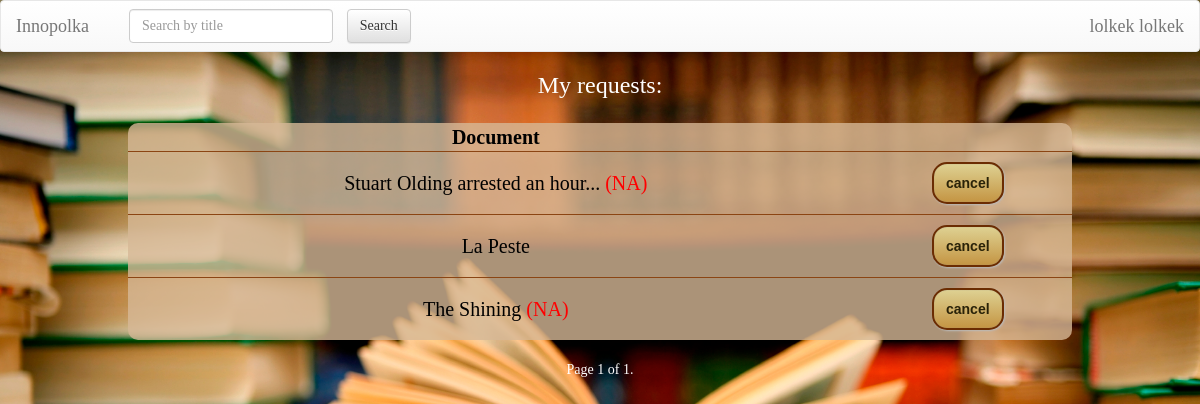
/requests/ (signed in), run on an earlier commit of the app's database.
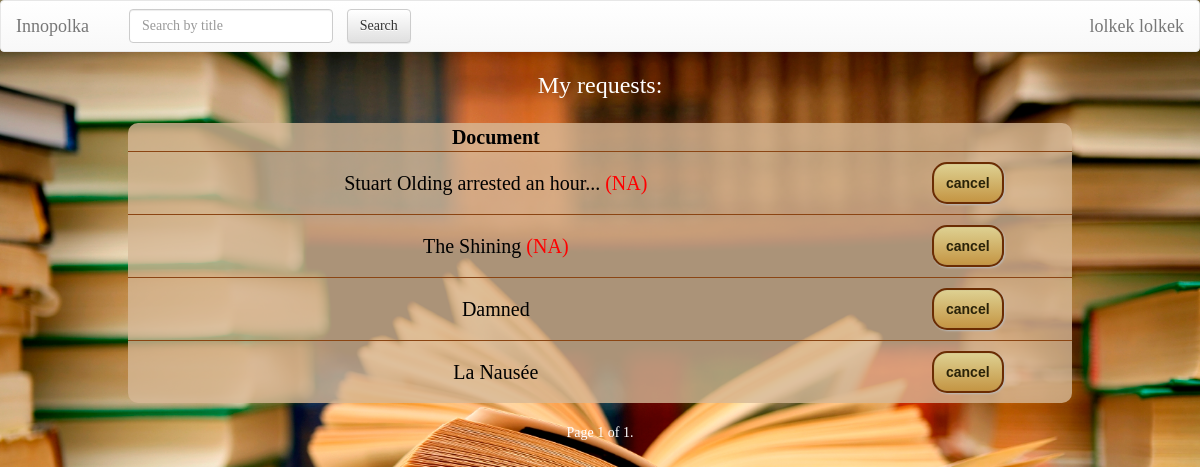
And on a later commit of the database.
### Documents/models.py (models this page shows)
class Document(models.Model):
    title = models.CharField(max_length=250)
    price = models.IntegerField()
    keywords = models.CharField(max_length=250) # the list of keywords stored in string
    authors = models.CharField(max_length=250) # the list of authors in string format splitted by space
    cover = models.CharField(max_length=1000, default="https://lh3.googleusercontent.com/zqfUbCXdb1oGmsNEzNxTjQU5ZlS3x46nQoB83sFbRSlMnpDTZgdVCe_LvCx-rl7sOA=w300")
    copies = models.PositiveIntegerField(default=1)
    type = models.CharField(max_length=100, default='Document')
    is_bestseller = models.BooleanField(default=False)
    is_reference = models.BooleanField(default=False)
    level = models.PositiveIntegerField(default=1)
    room = models.PositiveIntegerField(default=1)
    def __str__(self):
        return "{}; authors: {}".format(self.title, self.authors)

### BookRequests/views.py (the view)
class RequestsView(ListView):
    template_name = 'BookRequests/bookrequests.html'
    model = Request
    context_object_name = 'requests'
    paginate_by = 10
    def get(self, request, *args, **kwargs):
        if request.user.is_authenticated:
            return super().get(request, *args, **kwargs)
        else:
            return redirect('/')
    def get_queryset(self):
        status_priorities = [status[0] for status in USER_STATUSES]
        qs = super().get_queryset()
        result = list()
        for req in qs:  # sort users by status priorities and time request was made
            req_item = {'doc': req.doc, 'id': req.id}
            users = [(status_priorities.index(u.userprofile.status), u) for u in list(req.users.all())]
            if len(users) != 1:  # sort users according to status priorities
                users.sort(key=lambda x: x[0])
            req_item['users'] = [u[1] for u in users]
            result.append(req_item)
        print(result)
        return result

### BookRequests/templates/BookRequests/bookrequests.html (shortened to what this page needs)
<!doctype html>
<html lang="en">
<head>
    {% extends 'Documents/base.html' %}
    {% load staticfiles %}
    {% block body %}
        <link rel="stylesheet" type="text/css" href="{% static 'Documents/style.css' %}"/>
        {% if user.is_staff %}
            <h3 align="center">Document's requests for now:</h3>
        {% elif user.is_authenticated %}
            <h3 align="center">My requests:</h3>
        {% endif %}
        <form action="" method="post">
            <div align="center">
                <table>
                    <tr>
                        <th class="cen" colspan="1">Document</th>
                    </tr>
                    {% for req in requests %}
                        <tr>
                            {% if user.is_staff or user in req.users %}
                                <td><a href="/{{ req.doc.id }}/">{% if req.doc.title|length <= 30 %}
                                    {{ req.doc.title }}{% else %}{{ req.doc.title|slice:":30" }}...{% endif %}</a>
                                    {% if req.doc.copies == 0 %}<font color="red">(NA)</font> {% endif %}</td>
                                <td>{% for u in req.users %}{% if user.is_staff or user == u %}<a class="btn button"
                                                               href="/requests/cancel/?user_id={{ u.id }}&req_id={{ req.id }}">cancel</a>
                                    <br>{% endif %}{% endfor %}</td>
                                </tr>
                            {% endif %}
                    {% endfor %}
                </table>
            </div>
        </form>
        <div align="center">
            <div class="paginator">
         <span class="step-links">
             <span class="current">
                Page {{ page_obj.number }} of {{ page_obj.paginator.num_pages }}.
            </span>
        </span>
            </div>
        </div>
    {% endblock %}

### Documents/templates/Documents/base.html (shortened to what this page needs)
<!DOCTYPE html>
<html lang="en">
<head>
    {% load staticfiles %}
    <link rel="stylesheet" href="//maxcdn.bootstrapcdn.com/bootstrap/3.2.0/css/bootstrap.min.css">
    <link rel="stylesheet" href="//maxcdn.bootstrapcdn.com/bootstrap/3.2.0/css/bootstrap-theme.min.css">
</head>
<body>
<nav class="navbar navbar-default">
    <div class="container-fluid">
        <div class="navbar-header">
            <a class="navbar-brand" href="/">Innopolka</a>
        </div>
        <div class="collapse navbar-collapse" id="bs-example-navbar-collapse-1">
            <form class="navbar-form navbar-left" action="/">
                <div class="form-group">
                    <input type="text" class="form-control" name="q" placeholder="Search by title" >
                </div>
                <input type="submit" class="btn btn-default not_wide" value="Search">
            </form>
            <ul class="nav navbar-nav navbar-right">
                {% if user.is_anonymous %}
                    <li><a href="/user/login">Log In</a></li>
                {% elif user.is_authenticated %}
                <ul class="nav navbar-nav navbar-right">
                <li class="nav-item dropdown">
                    <a class="navbar-brand" href="/user/?id={{user.id}}" id="dropdown02" data-toggle="dropdown"
                       aria-haspopup="true" aria-expanded="false">{{ user.first_name }} {{user.last_name}}</a>
            </ul>
                {% endif %}
            </ul>
        </div>
    </div>
</nav>
{% block body %}{% endblock %}
</body>
</html>

What changed in the data, as far as the page shows it:
no longer on this page (row edited): Document: doc "La Peste"
now on this page (row edited): Document: doc "Damned"
now on this page (row unchanged): Document: doc "La Nausée"
